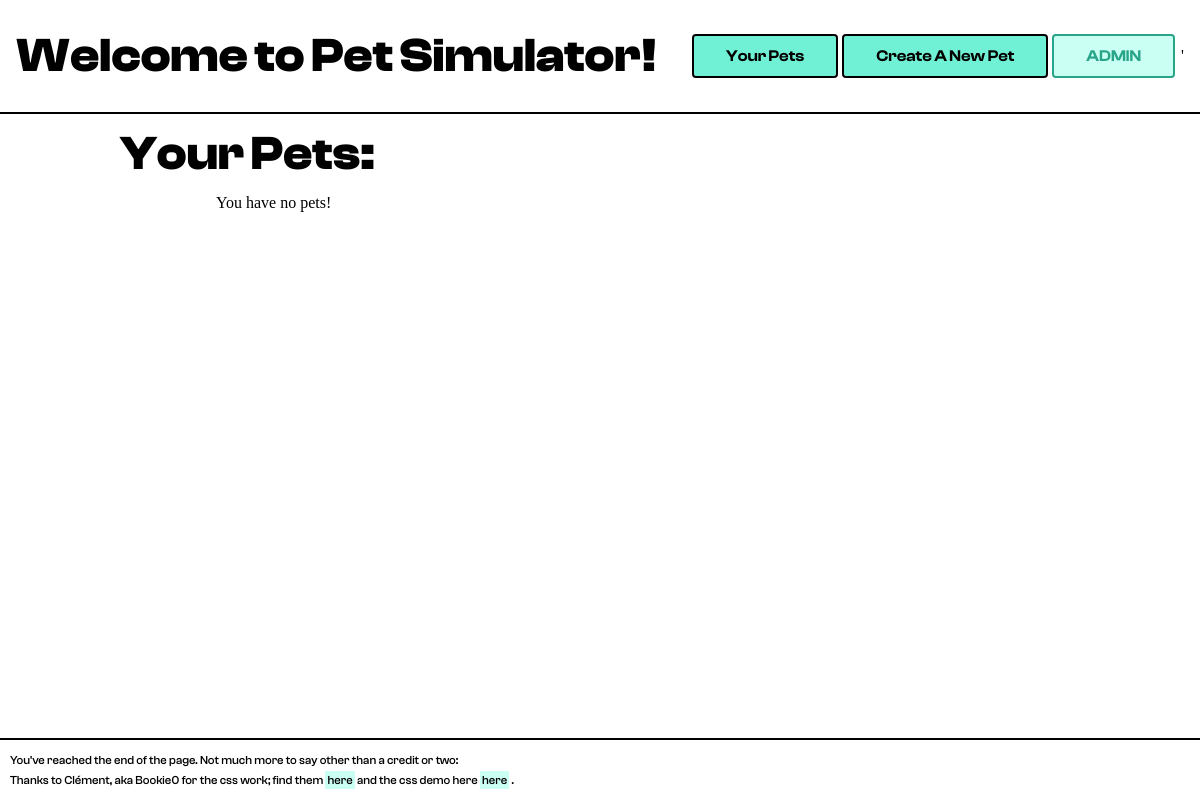
Page /petList.php on the earlier database version.
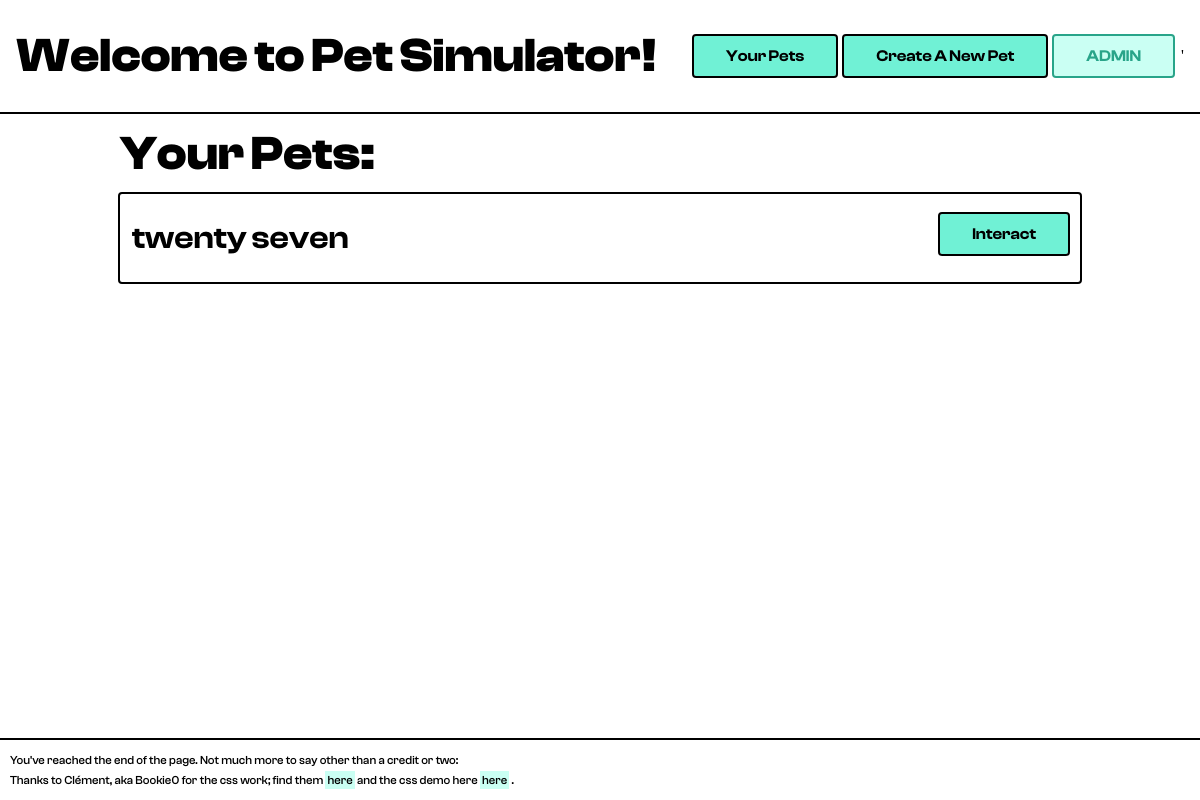
Same page on the later database version.
### tables this page shows
CREATE TABLE pets(
  id INTEGER PRIMARY KEY AUTOINCREMENT,
  owner_id INT NOT NULL,
  name TEXT NOT NULL,
  type INT NOT NULL,
  birthday INT NOT NULL,
  dead INT NOT NULL DEFAULT 0,
  cause TEXT DEFAULT NULL,
  death_date INT DEFAULT NULL,
  imortal INT NOT NULL DEFAULT 0
);

### login.php (called while the page is built, shortened)
<?php
  function getUserId() {
    return 1;
  }
?>

### database.php (called while the page is built, shortened)
<?php
  $dir = 'sqlite:./database.sqlite';
  $dbh  = new PDO($dir) or die("cannot open the database");
  function getPets() {
    global $dbh;
    $user = getUserId();
    $result = $dbh->query("SELECT * FROM pets WHERE owner_id = $user");
    return $result->fetchAll();
  }
  function getPet($id) {
    global $dbh;
    $result = $dbh->query("SELECT * FROM pets WHERE id=$id");
    return $result->fetch();
  }
?>

### statistics.php (called while the page is built, shortened)
<?php
  function getHunger($id, $raw = false){
    $lastFeed = getLastActionDate("feed",$id)[0];
    $waitTime = time() - $lastFeed;
    $hunger = $waitTime;
    return $hunger/60/60;
  }
  function getAge($id) {
    $age = time() - getPet($id)['birthday'];
    return round($age/60/60/24);
  }
  function getAverageActivityTime($id, $type, $days=7, $assumeNow = false){
    $timestamp = time() - (60*60*24*$days);
    $allActivities = getRecentActionDates($type, $id, $timestamp);
    $count = count($allActivities);
    if ($assumeNow) {
       $latest = time();
    } else {
      $count -= 1;
      $latest = $allActivities[$count][0];
    }
    $age = getAge($id);
    if ($age >= 7 ) {
      $first = $allActivities[0][0];
      if (8*60*60 > (time()-$days*60*60*24)-$first){
        $first = time()-$days*60*60*24;
        $total = $count +1;
      } else {
        $total = $count;
      }
    } else {
      $first = time()-$days*60*60*24;
      $preFeeds = abs(round(($first-getPet($id)['birthday'])/60/60/8));
      $total = $count + $preFeeds;
    }
    if ($total != 0) {
      $average = ($latest-$first) / $total;
    } else {
      $average = 0;
    }
    return abs($average);
  }
  function getWeight($id, $days=7) {
    $feedTime = 8;
    $pet = getPet($id);
    $type = getPetType($pet['type']);
    $latest = time()-getLastActionDate("feed",$id)[0];
    if ($feedTime < $latest/60/60){
      $assumeNow = true;
    } else {
      $assumeNow = false;
    }
    $averageFeed = getAverageActivityTime($id, "feed", $days, $assumeNow)/60/60;
    $averageExcercise = getAverageActivityTime($id, "excercise",$days)/60/60;
    $idealWeight = $type['healthy_weight']/1000;
    if ($averageFeed != 0) {
      $weight = (min($averageExcercise,$feedTime)*$idealWeight)/$averageFeed;
    } else {
      $weight = 0;
    }
    return round($weight,2);
  }
  function getFitness($id, $days=7) {
    $average = getAverageActivityTime($id, "excercise", $days)/60/60;
    if ($average != 0) {
      $fitness =  10*(8/$average);
    } else {
      $fitness = 0;
    }
    return round($fitness,20);
  }
  function getHappiness($id, $days=7) {
    $average = getAverageActivityTime($id, "play", $days)/60/60;
    if ($average != 0) {
      $happiness =  10*(8/$average);
    } else {
      $happiness = 0;
    }
    return round($happiness,20);
  }
  function checkForDeath($id) {
    $pet = getPet($id);
    $type = getPetType($pet['type']);
    $hunger = getHunger($id);
    $weight = getWeight($id);
    $age = max(getAge($id),7);
    $totalWeight = getWeight($id,$age);
    $idealWeight = $type['healthy_weight']/1000;;
    $dead = false;
    $cause = null;
    $date = null;
    if ($pet['dead'] == 0 && $pet['imortal'] == 0){
      if ($hunger > 48) {
        $dead = true;
        $cause = "starvation";
        $date = time();
      }
      if ($totalWeight >= $idealWeight*3 AND $weight > $idealWeight) {
        $dead = true;
        $cause = "obesity";
        $date = time();
      }
      if ($totalWeight <= $idealWeight/3 AND $weight < $idealWeight) {
        $dead = true;
        $cause = "malnuorishment";
        $date = time();
      }
    } else {
    if ($pet['dead'] == 0){
      $dead = false;
    } else {
      $dead = true;
    }
    $cause = $pet['cause'];;
    $date = $pet['death_date'];
    }
    return array($dead,$cause,$date);
  }
?>

### petList.php (the view, shortened to what this page needs)
<?php
$pets = getPets();
echo "<h2>Your Pets:</h2>";
if (count($pets) > 0){
  echo "<div class='cardContainer'>";
  foreach ($pets as $pet){
    $death = checkForDeath($pet['id']);
    $weight = getWeight($pet['id']);
    $fitness = round(getFitness($pet['id']),1);
    $happiness = round(getHappiness($pet['id']),1);
    $age = getAge($pet['id']);
    if ($pet['dead']==1) {
      echo "<card class='purple' onclick='togglePetDetails($pet[id])'>";
    } else {
      echo "<card class='cyan' onclick='togglePetDetails($pet[id])'>";
    }
    echo "<div class='cardContents'>";
    echo "<div class='petName'>";
    echo "<h3>$pet[name]</h3>";
    echo '<form  action="managePet.php" method="get">';
    echo "<button  class='cyan' type='submit'>Interact</button>";
    echo '</form>';
    echo "</div>";
    echo "</div>";
    echo "</card>";
    echo "<br>";
  }
  echo "</div>";
}
else{
  echo "<div class='content'>You have no pets!</div>";
}
?>

Differences in the rows shown:
now on this page (row edited): pets: name "twenty seven"
Other differences:
text no longer shown: "You have no pets!"
